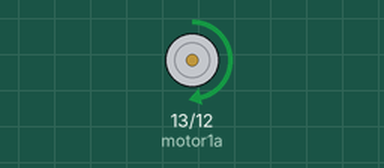
Simulated run of this program. Board: ESP32 board running MicroPython. On the bench: motor-driver pin pairs drawn as motors (green arrow = first pin HIGH = forward, orange = second pin HIGH = backward, longer = more drive). At 9.0 s the program stops and its outputs stay as they are.

Above: at 0.1 s.
At 3.1 s:
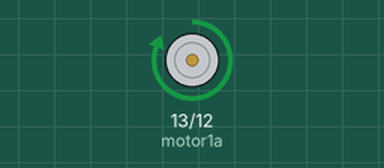
At 7.1 s:
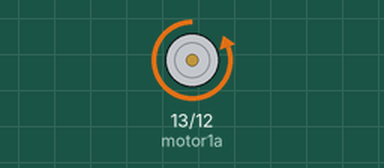
At 9.1 s:
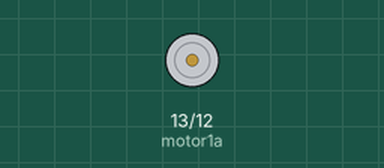
Timing chart, 0 to 10.5 s (numbered marks = the images above):
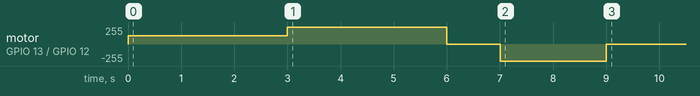

The program:

design_fan.py
```python
from machine import Pin, PWM
import time

motor1a = PWM(Pin(13))
motor1b = PWM(Pin(12))
motor1a.freq(1000)
motor1b.freq(1000)


def forward(speed):
    motor1a.duty(speed)
    motor1b.duty(0)


def backward(speed):
    motor1a.duty(0)
    motor1b.duty(speed)


def stop():
    motor1a.duty(0)
    motor1b.duty(0)


forward(500)
time.sleep(3)
forward(1023)
time.sleep(3)
stop()
time.sleep(1)
backward(1023)
time.sleep(2)
stop()
```

Measured:
- by itself, motor on GPIO 13 (motor1a) / GPIO 12 (motor1b): stopped → forward 125/255 at 0.00 s, → forward 255/255 3.0 s later, → stopped 3.0 s later, → backward 255/255 1.0 s later, … (5 changes in this stretch)
